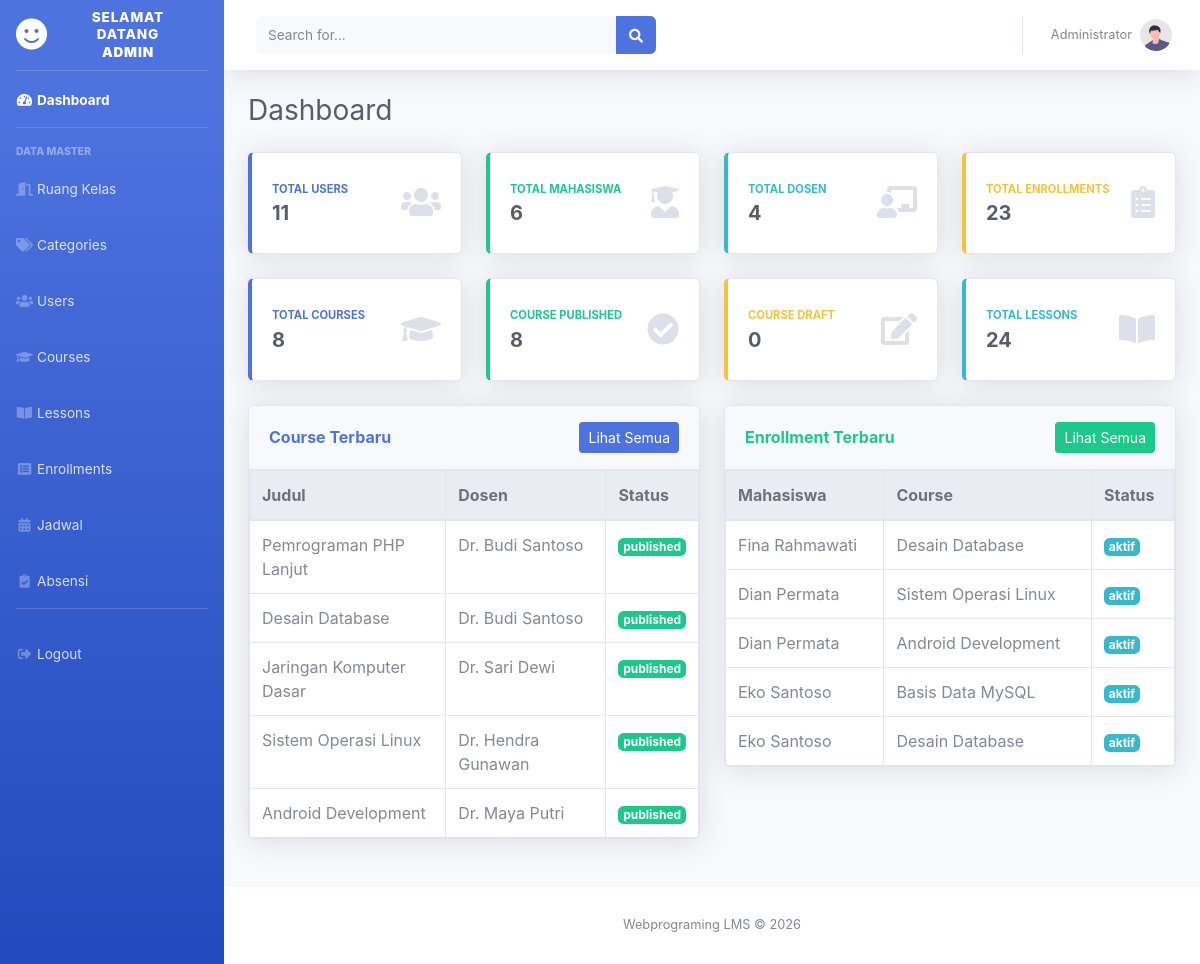
The page /layout.php (signed in) on the database as committed earlier.
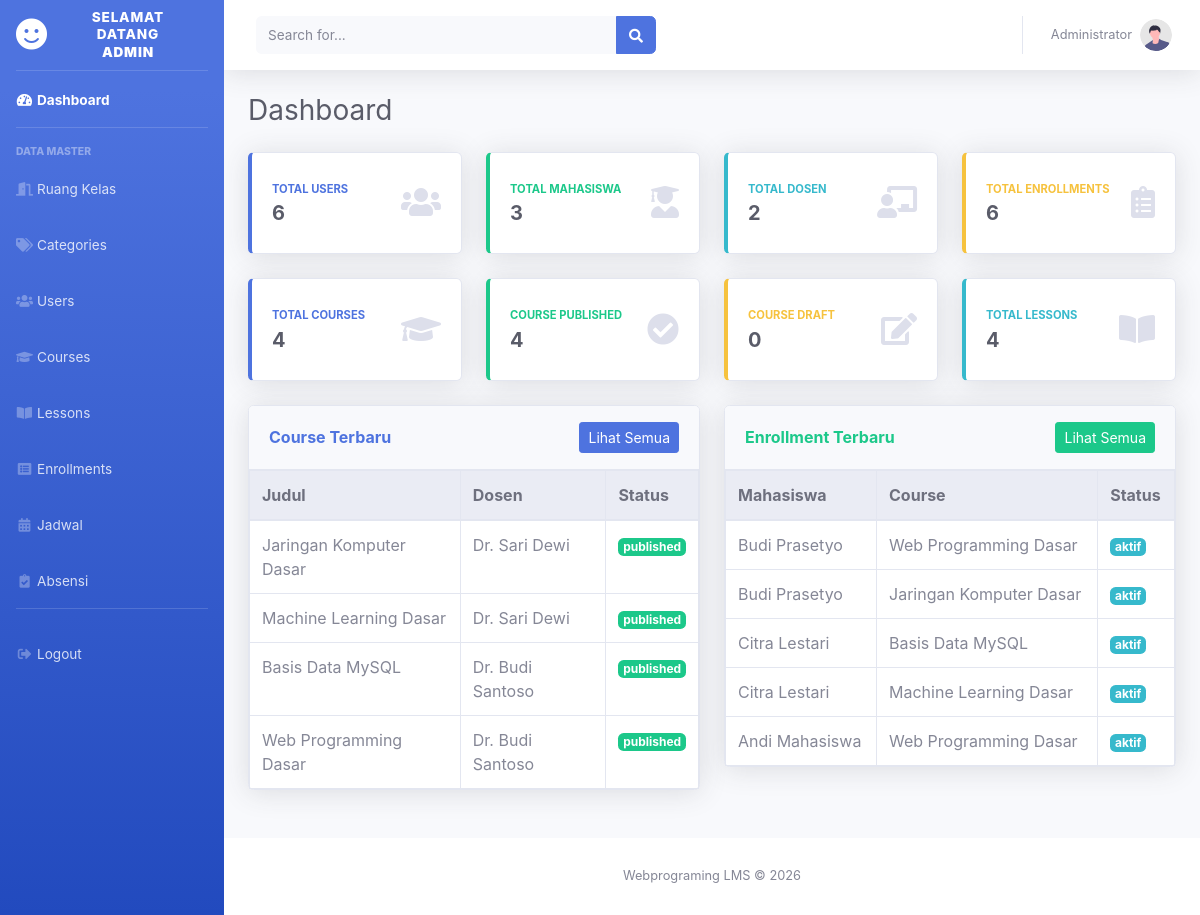
The same page on the database as committed later.
### tables this page shows
CREATE TABLE `courses` (
  `id` int NOT NULL AUTO_INCREMENT,
  `teacher_id` int NOT NULL,
  `category_id` int DEFAULT NULL,
  `judul` varchar(255) NOT NULL,
  `deskripsi` text,
  `gambar_cover` varchar(255) DEFAULT NULL,
  `harga` decimal(10,2) DEFAULT '0.00',
  `status` enum('draft','published') DEFAULT 'draft',
  `created_at` timestamp NULL DEFAULT CURRENT_TIMESTAMP,
  PRIMARY KEY (`id`),
  KEY `teacher_id` (`teacher_id`),
  KEY `category_id` (`category_id`),
  CONSTRAINT `courses_ibfk_1` FOREIGN KEY (`teacher_id`) REFERENCES `users` (`id`) ON DELETE CASCADE,
  CONSTRAINT `courses_ibfk_2` FOREIGN KEY (`category_id`) REFERENCES `categories` (`id`) ON DELETE SET NULL
);

CREATE TABLE `users` (
  `id` int NOT NULL AUTO_INCREMENT,
  `nama_lengkap` varchar(100) NOT NULL,
  `email` varchar(100) NOT NULL,
  `password` varchar(255) NOT NULL,
  `role` enum('admin','dosen','mahasiswa') DEFAULT 'mahasiswa',
  `foto_profil` varchar(255) DEFAULT 'default.jpg',
  `created_at` timestamp NULL DEFAULT CURRENT_TIMESTAMP,
  PRIMARY KEY (`id`),
  UNIQUE KEY `email` (`email`)
);

CREATE TABLE `enrollments` (
  `id` int NOT NULL AUTO_INCREMENT,
  `user_id` int NOT NULL,
  `course_id` int NOT NULL,
  `tgl_daftar` datetime DEFAULT CURRENT_TIMESTAMP,
  `status_belajar` enum('aktif','selesai') DEFAULT 'aktif',
  `nilai_akhir` decimal(5,2) DEFAULT NULL,
  `catatan_dosen` text,
  PRIMARY KEY (`id`),
  UNIQUE KEY `unique_enrollment` (`user_id`,`course_id`),
  KEY `course_id` (`course_id`),
  CONSTRAINT `enrollments_ibfk_1` FOREIGN KEY (`user_id`) REFERENCES `users` (`id`) ON DELETE CASCADE,
  CONSTRAINT `enrollments_ibfk_2` FOREIGN KEY (`course_id`) REFERENCES `courses` (`id`) ON DELETE CASCADE
);

### koneksi/koneksi.php (called while the page is built, shortened)
<?php
$db_driver = getenv('APP_DB') ?: 'mysql';
$db_type = $db_driver === 'sqlite' ? 'sqlite' : 'mysql';
class DbResult {
    public array $rows;
    private int $index = 0;
    public function __construct(array $rows = []) {
        $this->rows = $rows;
    }
    public function fetch_assoc(): ?array {
        if ($this->index >= count($this->rows)) {
            return null;
        }
        return $this->rows[$this->index++];
    }
}
function db_query(PDO $db, string $sql): DbResult|bool {
    $statement = $db->query(db_translate_sql($sql));
    return new DbResult($statement->fetchAll(PDO::FETCH_ASSOC));
}
function db_fetch_assoc(DbResult|false $result): ?array {
    return $result ? $result->fetch_assoc() : null;
}
function db_translate_sql(string $sql): string {
    global $db_type;
    if ($db_type !== 'sqlite') {
        return $sql;
    }
    $sql = str_replace('CURRENT_TIMESTAMP()', 'CURRENT_TIMESTAMP', $sql);
    return $sql;
}

### admin/dashboard.php (the view, shortened to what the changed rows need)
<?php
$totalUsers     = db_fetch_assoc(db_query($koneksi, "SELECT COUNT(*) total FROM users"))['total'] ?? 0;
$totalMahasiswa = db_fetch_assoc(db_query($koneksi, "SELECT COUNT(*) total FROM users WHERE role='mahasiswa'"))['total'] ?? 0;
$totalDosen     = db_fetch_assoc(db_query($koneksi, "SELECT COUNT(*) total FROM users WHERE role='dosen'"))['total'] ?? 0;
$totalEnrollments = db_fetch_assoc(db_query($koneksi, "SELECT COUNT(*) total FROM enrollments"))['total'] ?? 0;
$totalCourses   = db_fetch_assoc(db_query($koneksi, "SELECT COUNT(*) total FROM courses"))['total'] ?? 0;
$coursePublished = db_fetch_assoc(db_query($koneksi, "SELECT COUNT(*) total FROM courses WHERE status='published'"))['total'] ?? 0;
$totalLessons   = db_fetch_assoc(db_query($koneksi, "SELECT COUNT(*) total FROM lessons"))['total'] ?? 0;
$latestCourses = db_query($koneksi, "SELECT c.id, c.judul, c.status, u.nama_lengkap AS dosen FROM courses c JOIN users u ON u.id = c.teacher_id ORDER BY c.created_at DESC LIMIT 5");
$latestEnrollments = db_query($koneksi, "SELECT u.nama_lengkap AS mahasiswa, c.judul AS course, e.status_belajar FROM enrollments e JOIN users u ON u.id = e.user_id JOIN courses c ON c.id = e.course_id ORDER BY e.tgl_daftar DESC LIMIT 5");
?>
<div class="d-sm-flex align-items-center justify-content-between mb-4">
    <h1 class="h3 mb-0 text-gray-800">Dashboard</h1>
</div>
<div class="row">
    <div class="col-xl-3 col-md-6 mb-4">
        <div class="card border-left-primary shadow h-100 py-2">
            <div class="card-body">
                <div class="row no-gutters align-items-center">
                    <div class="col mr-2">
                        <div class="text-xs font-weight-bold text-primary text-uppercase mb-1">Total Users</div>
                        <div class="h5 mb-0 font-weight-bold text-gray-800"><?php echo e($totalUsers); ?></div>
                    </div>
                </div>
            </div>
        </div>
    </div>
    <div class="col-xl-3 col-md-6 mb-4">
        <div class="card border-left-success shadow h-100 py-2">
            <div class="card-body">
                <div class="row no-gutters align-items-center">
                    <div class="col mr-2">
                        <div class="text-xs font-weight-bold text-success text-uppercase mb-1">Total Mahasiswa</div>
                        <div class="h5 mb-0 font-weight-bold text-gray-800"><?php echo e($totalMahasiswa); ?></div>
                    </div>
                </div>
            </div>
        </div>
    </div>
    <div class="col-xl-3 col-md-6 mb-4">
        <div class="card border-left-info shadow h-100 py-2">
            <div class="card-body">
                <div class="row no-gutters align-items-center">
                    <div class="col mr-2">
                        <div class="text-xs font-weight-bold text-info text-uppercase mb-1">Total Dosen</div>
                        <div class="h5 mb-0 font-weight-bold text-gray-800"><?php echo e($totalDosen); ?></div>
                    </div>
                </div>
            </div>
        </div>
    </div>
    <div class="col-xl-3 col-md-6 mb-4">
        <div class="card border-left-warning shadow h-100 py-2">
            <div class="card-body">
                <div class="row no-gutters align-items-center">
                    <div class="col mr-2">
                        <div class="text-xs font-weight-bold text-warning text-uppercase mb-1">Total Enrollments</div>
                        <div class="h5 mb-0 font-weight-bold text-gray-800"><?php echo e($totalEnrollments); ?></div>
                    </div>
                </div>
            </div>
        </div>
    </div>
</div>
<div class="row">
    <div class="col-xl-3 col-md-6 mb-4">
        <div class="card border-left-primary shadow h-100 py-2">
            <div class="card-body">
                <div class="row no-gutters align-items-center">
                    <div class="col mr-2">
                        <div class="text-xs font-weight-bold text-primary text-uppercase mb-1">Total Courses</div>
                        <div class="h5 mb-0 font-weight-bold text-gray-800"><?php echo e($totalCourses); ?></div>
                    </div>
                </div>
            </div>
        </div>
    </div>
    <div class="col-xl-3 col-md-6 mb-4">
        <div class="card border-left-success shadow h-100 py-2">
            <div class="card-body">
                <div class="row no-gutters align-items-center">
                    <div class="col mr-2">
                        <div class="text-xs font-weight-bold text-success text-uppercase mb-1">Course Published</div>
                        <div class="h5 mb-0 font-weight-bold text-gray-800"><?php echo e($coursePublished); ?></div>
                    </div>
                </div>
            </div>
        </div>
    </div>
    <div class="col-xl-3 col-md-6 mb-4">
        <div class="card border-left-info shadow h-100 py-2">
            <div class="card-body">
                <div class="row no-gutters align-items-center">
                    <div class="col mr-2">
                        <div class="text-xs font-weight-bold text-info text-uppercase mb-1">Total Lessons</div>
                        <div class="h5 mb-0 font-weight-bold text-gray-800"><?php echo e($totalLessons); ?></div>
                    </div>
                </div>
            </div>
        </div>
    </div>
</div>
<div class="row">
    <div class="col-lg-6 mb-4">
        <div class="card shadow mb-4">
            <div class="card-body p-0">
                <div class="table-responsive">
                    <table class="table table-bordered mb-0">
                        <thead class="thead-light">
                            <tr><th>Judul</th><th>Dosen</th><th>Status</th></tr>
                        </thead>
                        <tbody>
                        <?php while ($c = db_fetch_assoc($latestCourses)): ?>
                            <tr>
                                <td><?php echo e($c['judul']); ?></td>
                                <td><?php echo e($c['dosen']); ?></td>
                                <td><span class="badge badge-<?php echo $c['status'] === 'published' ? 'success' : 'secondary'; ?>"><?php echo e($c['status']); ?></span></td>
                            </tr>
                        <?php endwhile; ?>
                        </tbody>
                    </table>
                </div>
            </div>
        </div>
    </div>
    <div class="col-lg-6 mb-4">
        <div class="card shadow mb-4">
            <div class="card-body p-0">
                <div class="table-responsive">
                    <table class="table table-bordered mb-0">
                        <thead class="thead-light">
                            <tr><th>Mahasiswa</th><th>Course</th><th>Status</th></tr>
                        </thead>
                        <tbody>
                        <?php while ($e = db_fetch_assoc($latestEnrollments)): ?>
                            <tr>
                                <td><?php echo e($e['mahasiswa']); ?></td>
                                <td><?php echo e($e['course']); ?></td>
                                <td><span class="badge badge-<?php echo $e['status_belajar'] === 'selesai' ? 'success' : 'info'; ?>"><?php echo e($e['status_belajar']); ?></span></td>
                            </tr>
                        <?php endwhile; ?>
                        </tbody>
                    </table>
                </div>
            </div>
        </div>
    </div>
</div>

Rows that differ between the two databases and show on the page:
removed courses: judul "Pemrograman PHP Lanjut", teacher.nama_lengkap "Dr. Budi Santoso", status "published"
removed courses: judul "Desain Database", teacher.nama_lengkap "Dr. Budi Santoso", status "published"
removed courses: judul "Sistem Operasi Linux", teacher.nama_lengkap "Dr. Hendra Gunawan", status "published"
removed courses: judul "Android Development", teacher.nama_lengkap "Dr. Maya Putri", status "published"
removed enrollments: user.nama_lengkap "Fina Rahmawati", course.judul "Desain Database", status_belajar "aktif"
removed enrollments: user.nama_lengkap "Dian Permata", course.judul "Sistem Operasi Linux", status_belajar "aktif"
removed enrollments: user.nama_lengkap "Dian Permata", course.judul "Android Development", status_belajar "aktif"
removed enrollments: user.nama_lengkap "Eko Santoso", course.judul "Basis Data MySQL", status_belajar "aktif"
removed enrollments: user.nama_lengkap "Eko Santoso", course.judul "Desain Database", status_belajar "aktif"
now on this page (row unchanged): courses: judul "Machine Learning Dasar", teacher.nama_lengkap "Dr. Sari Dewi", status "published"
now on this page (row unchanged): courses: judul "Basis Data MySQL", teacher.nama_lengkap "Dr. Budi Santoso", status "published"
now on this page (row unchanged): courses: judul "Web Programming Dasar", teacher.nama_lengkap "Dr. Budi Santoso", status "published"
now on this page (row unchanged): enrollments: user.nama_lengkap "Budi Prasetyo", course.judul "Web Programming Dasar", status_belajar "aktif"
now on this page (row unchanged): enrollments: user.nama_lengkap "Budi Prasetyo", course.judul "Jaringan Komputer Dasar", status_belajar "aktif"
now on this page (row unchanged): enrollments: user.nama_lengkap "Citra Lestari", course.judul "Basis Data MySQL", status_belajar "aktif"
now on this page (row unchanged): enrollments: user.nama_lengkap "Citra Lestari", course.judul "Machine Learning Dasar", status_belajar "aktif"
now on this page (row unchanged): enrollments: user.nama_lengkap "Andi Mahasiswa", course.judul "Web Programming Dasar", status_belajar "aktif"
Other text that changed with them:
$totalUsers: "11" → "6"
$totalMahasiswa: "6" → "3"
$totalDosen: "4" → "2"
$totalEnrollments: "23" → "6"
$totalCourses: "8" → "4"
$coursePublished: "8" → "4"
$totalLessons: "24" → "4"
